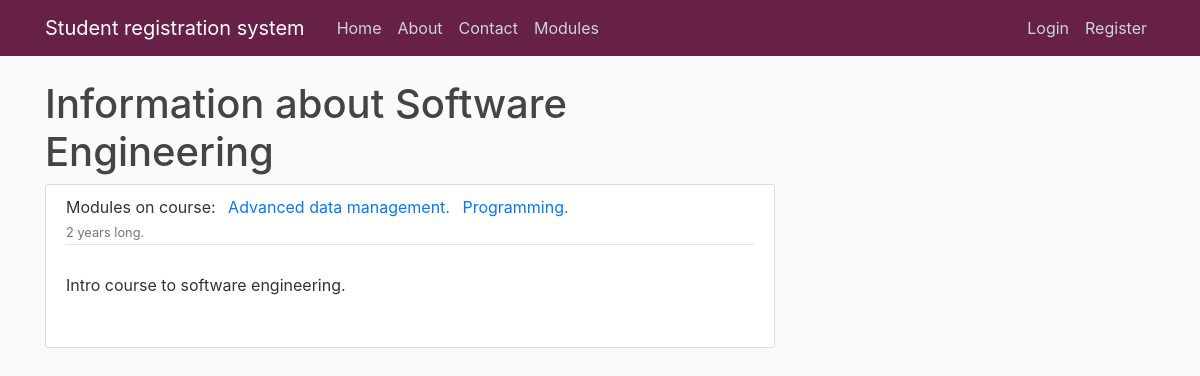
The page /course/Software Engineering on the database as committed earlier.
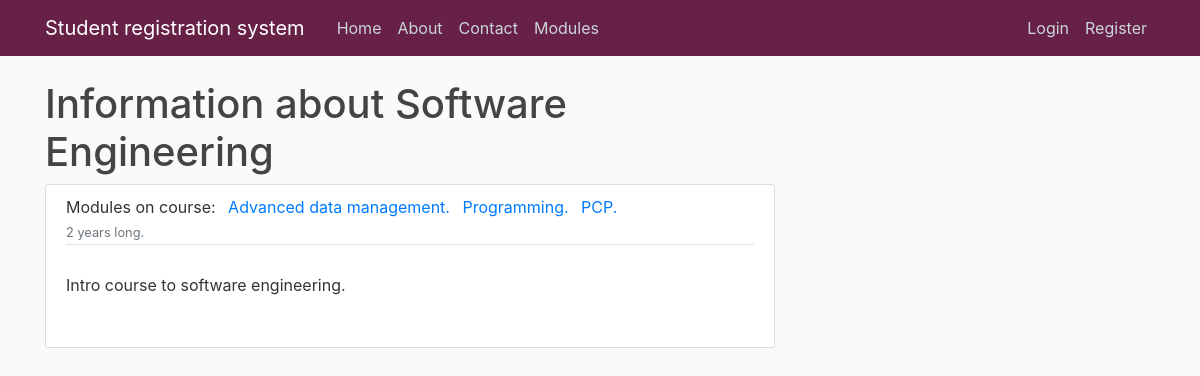
The same page on the database as committed later.
### ModuleRegistrationSystem/models.py (models this page shows, shortened)
class Module(models.Model):
    name = models.CharField(max_length= 40)
    code = models.CharField(max_length= 4, primary_key= 'code')
    credit = models.IntegerField(choices= [(20, 20), (40, 40), (60, 60)])
    category = models.CharField(max_length= 20, choices= [('In-person', 'In person'), ('Online', 'Online')])
    description = models.TextField()
    availability = models.BooleanField(default=True)
    coursesAllowedToRegister = models.ManyToManyField(Course)

### ModuleRegistrationSystem/views.py (the view)
# urls.py: path('course/<str:pk>', CourseDetailView.as_view(), name = 'course-detail'),
class CourseDetailView(DetailView):
        model = Course

### ModuleRegistrationSystem/models.py (called while the page is built)
    def __str__(self):
        return f'{self.name}'

### ModuleRegistrationSystem/templates/ModuleRegistrationSystem/course_detail.html (shortened to what this page needs)
{% extends "ModuleRegistrationSystem/base.html" %}
{% block content %}
<h1> Information about {{ object }} </h1>
    <article class="media content-section">
        <div class="media-body">
            <div class="article-metadata">
                <a class="mr-2">Modules on course:
                {% for module in object.module_set.all %}
                <a class="mr-2" href="{% url 'ModuleRegistrationSystem:module-detail' module.code %}">{{ module.name }}.</a>
                {% endfor %}
                <small class="text-muted">{{ object.duration }} long. </small>
            </div>
            <p class="article-content">{{ object.description }}</p></br>
        </div>
    </article>
{% endblock content %}

Rows that differ between the two databases and show on the page:
added Module: name "PCP"
